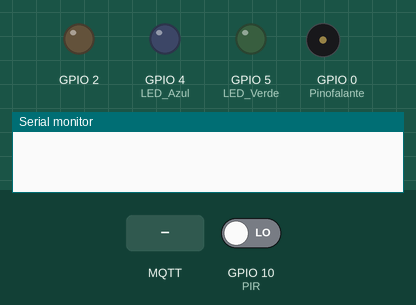
A sketch run on a simulated ESP8266 (NodeMCU). Shown: output pins drawn as LEDs (lit = HIGH), buzzer (waves = sounding), the last lines printed to the serial monitor. The inputs (shaded band) are chosen by the test bench; at power-on: GPIO 10 (PIR) LOW. WiFi joins after 1.5 s; servers stay silent unless stated; random numbers use the default seed unless the sketch sets one; no MQTT or app messages arrive unless stated.

Above: at 0.0 s.
At 8.2 s:
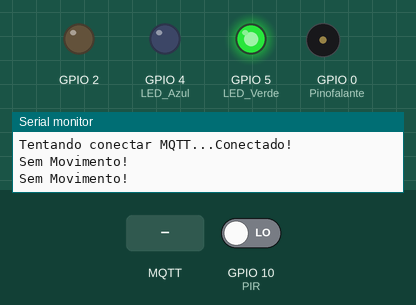
8.3 s: GPIO 10 (PIR) driven HIGH
At 10.1 s:
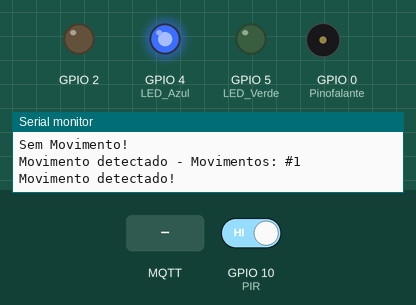
10.5 s: MQTT message "1" arrives on the first subscribed topic
14.5 s: MQTT message "on" arrives on the first subscribed topic
Timing chart, 0 to 17.8 s (numbered marks = the images above; inputs shaded):
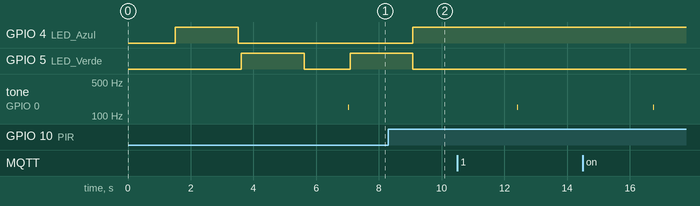

Measured:
- after the input at 8.3 s, GPIO 4 (LED_Azul): LOW → HIGH after 0.78 s; GPIO 5 (LED_Verde): HIGH → LOW after 0.78 s

The sketch:

projeto_objetos.ino
```cpp
/*
 Projeto Objetos inteligentes interligados
 Nome:Evandro
*/

#include <ESP8266WiFi.h>
#include <PubSubClient.h>

const char* ssid = "EVANDRO4545";
const char* password = "neder98765";
const char* mqtt_server = "broker.mqtt-dashboard.com";

WiFiClient espClient;
PubSubClient client(espClient);
long lastMsg = 0;
char msg[50];
int value = 0;
String inString = "";
bool estadoSensor;
int Pinofalante = 0;
int frequencia = 0;
#define tempo 10

void setup_wifi() {

  delay(10);
  Serial.println();
  Serial.print("Conectando-se a: ");
  Serial.println(ssid);
  WiFi.begin(ssid, password);
  while (WiFi.status() != WL_CONNECTED) {
    delay(500);
    Serial.print(".");
  }
  randomSeed(micros());
  Serial.println("");
  Serial.println("WiFi Conectado!");
  Serial.println("Endereço IP: ");
  Serial.println(WiFi.localIP());
}

void callback(char* topic, byte* payload, unsigned int length) {
  inString="";
  Serial.print("Mensagem recebida: [");
  Serial.print(topic);
  Serial.print("] ");

  for (int i = 0; i < length; i++) {
    Serial.print((char)payload[i]);
    inString+=(char)payload[i];
  }
  Serial.println();

}

void reconnect() {
  while (!client.connected()) {
    Serial.print("Tentando conectar MQTT...");
    // Criando um ID de cliente aleatório
    String clientId = "ESP8266Client-";
    clientId += String(random(0xffff), HEX);
    // Tentativa de conexão
    if (client.connect(clientId.c_str())) {
      Serial.println("Conectado!");
      // Depois de conectado, publica um anuncio...
      client.publish("objetos2/hello", "ESP Conectado");
      // ... e reassina/resubscribe
      client.subscribe("objetos2/trabalho");
    } else {
      Serial.print("falha, rc=");
      Serial.print(client.state());
      Serial.println(" Tentando em 5 segundos");
      delay(5000);
    }
  }
}

void setup() {
  pinMode(BUILTIN_LED, OUTPUT);     // Inicializa o BUILTIN_LED pin como saída/output
  Serial.begin(115200);
  setup_wifi();
  client.setServer(mqtt_server, 1883);
  client.setCallback(callback);

  pinMode(Pinofalante,OUTPUT); //Pino do buzzer
  pinMode(2, OUTPUT); //LED do ESP8266
  pinMode(4, OUTPUT); //LED Azul
  pinMode(5, OUTPUT); //LED Verde
  pinMode(10, INPUT); //PIR
  digitalWrite(4, HIGH);
  delay(2000);
  digitalWrite(4, LOW);
  delay(100);
  digitalWrite(5, HIGH);
  delay(2000);
  digitalWrite(5, LOW);
  delay(100);
  for (frequencia = 150; frequencia < 800; frequencia += 1)
  {
    tone(Pinofalante, frequencia, tempo);
    delay(1);
  }
  for (frequencia = 800; frequencia > 150; frequencia -= 1)
  {
    tone(Pinofalante, frequencia, tempo);
    delay(1);
  }
}

void loop() {
  estadoSensor = digitalRead(10);

  if (!client.connected()) {
    reconnect();
  }
    client.loop();
    alarme();
    delay(1000);
}
    void alarme(){

   if (estadoSensor == HIGH)  {

    long now = millis();
    if (now - lastMsg > 2000) {
      lastMsg = now;
      ++value;
      snprintf (msg, 75, "Movimentos: #%ld", value);
      Serial.print("Movimento detectado - ");
      Serial.println(msg);
      client.publish("objetos2/trabalho", msg);
      }


      delay(1);
      digitalWrite(4, HIGH); //Azul = Movimento
      digitalWrite(5, LOW);
      Serial.println("Movimento detectado!");

      for (frequencia = 150; frequencia < 1800; frequencia += 1) //150-1800
  {
        tone(Pinofalante, frequencia, tempo);
        delay(1);
  }
      for (frequencia = 1800; frequencia > 150; frequencia -= 1)
  {
        tone(Pinofalante, frequencia, tempo);
        delay(1);
  }
  }
  else
  {
      digitalWrite(4, LOW);
      digitalWrite(5, HIGH); //Verde = Sem movimento
      Serial.println("Sem Movimento!");
  }

  }
```
